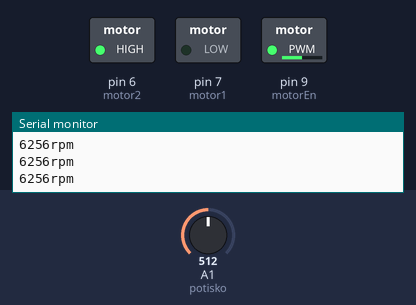
Simulated run of this sketch. Board: Arduino Uno, built with avr-gcc and run on an emulated ATmega328P. Shown: switched loads named in the sketch (green lamp = pin HIGH), the last lines printed to the serial monitor. Inputs (shaded band) come from the test bench; at power-on: A1 (potisko) = 512.

Above: at 1.2 s.
1.3 s: A1 (potisko) set to 716
At 2.0 s:
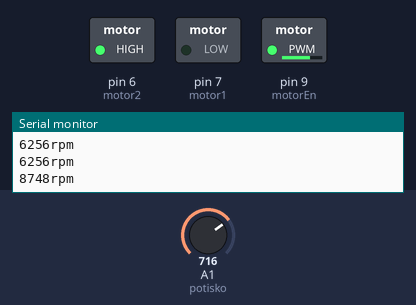
3.0 s: A1 (potisko) set to 900
At 4.2 s:
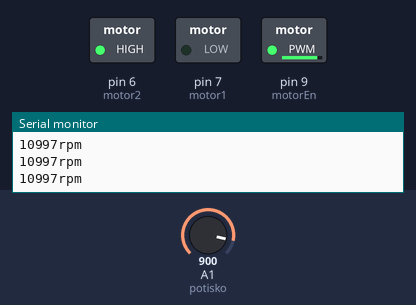
4.5 s: A1 (potisko) set to 122
At 5.6 s:
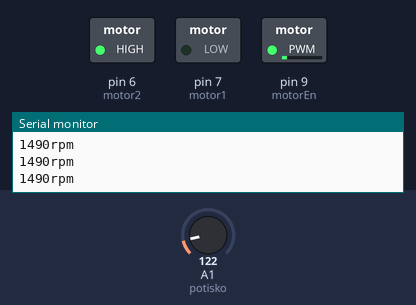
6.0 s: A1 (potisko) set to 0
At 6.8 s:
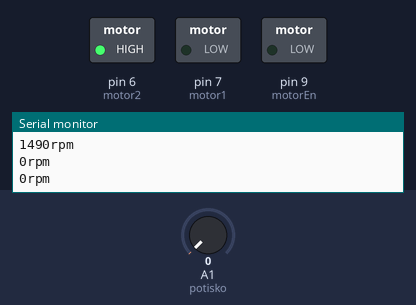
7.5 s: A1 (potisko) set to 510
At 8.1 s:
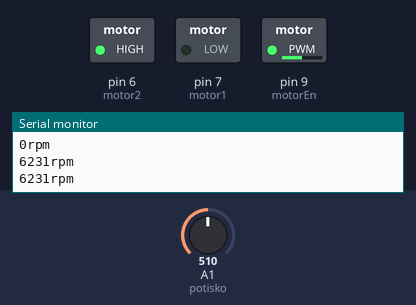
Timing chart, 0 to 10.0 s (numbered marks = the images above; inputs shaded):
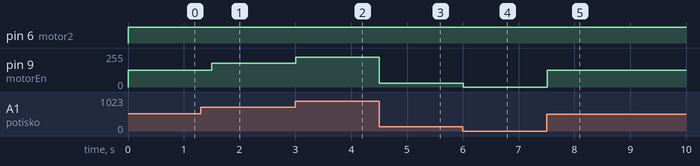

Measured:
- after the input at 1.3 s, pin 9 (motorEn): 127/255 → 178/255 after 0.20 s
- after the input at 3.0 s, pin 9 (motorEn): 178/255 → 224/255 at once
- after the input at 4.5 s, pin 9 (motorEn): 224/255 → 30/255 at once
- after the input at 6.0 s, pin 9 (motorEn): 30/255 → 0/255 at once
- after the input at 7.5 s, pin 9 (motorEn): 0/255 → 127/255 at once

The sketch:

Motur.ino
```cpp
#define motor1 7
#define motor2 6
#define motorEn 9
#define potisko A1
#define uyari_ledi 10

int potiskodeger;
int motorcum;
int hiz_uyarisi = 0;
int gosterge;


void setup() {
  pinMode(motor1, OUTPUT);
  pinMode(motor2, OUTPUT);
  pinMode(motorEn, OUTPUT);
  pinMode(potisko, INPUT);
  Serial.begin(9600);
}

void loop() {
  digitalWrite(motor1, LOW);
  digitalWrite(motor2, HIGH);
  motorcum = analogRead(potisko);
  motorcum=map(motorcum,0,1023,0,255);
  analogWrite(motorEn ,motorcum );
  gosterge = analogRead(potisko);
  gosterge=map(gosterge,0,1023,0,12500);
  Serial.print(gosterge );
  Serial.println("rpm");
  delay(500);
  hiz_uyarisi = analogRead(potisko);
  if(hiz_uyarisi>500){
  digitalWrite(uyari_ledi, HIGH);}
  else{
    digitalWrite(uyari_ledi, LOW);
}
}
```
